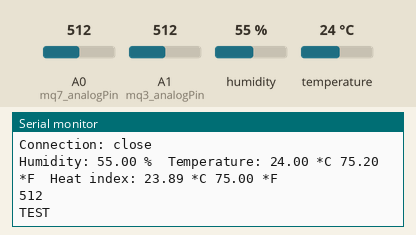
The sketch below on a simulated Arduino Uno, built with avr-gcc and run on an emulated ATmega328P. Parts: the last lines printed to the serial monitor. Wiring (inferred from the names in the program): DHT22 sensor: data pin 8. Inputs (shaded band) come from the test bench; at power-on: humidity 55 %, A0 (mq7_analogPin) = 512, temperature 24 °C, A1 (mq3_analogPin) = 512. WiFi joins after 1.5 s; servers stay silent unless stated; uploads are accepted with an empty reply.

Above: at 8.4 s.
8.5 s: humidity set to 22 %
At 12.1 s:
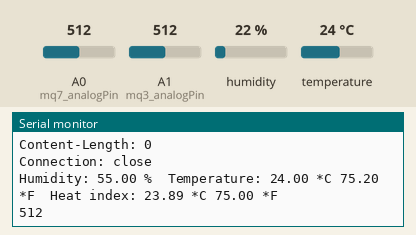
15.6 s: A0 (mq7_analogPin) set to 716
At 17.7 s:
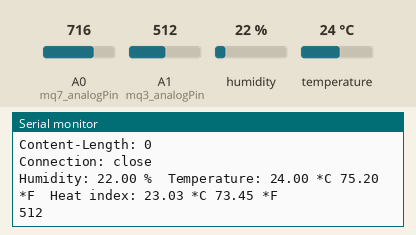
22.7 s: temperature set to 12 °C
At 23.2 s:
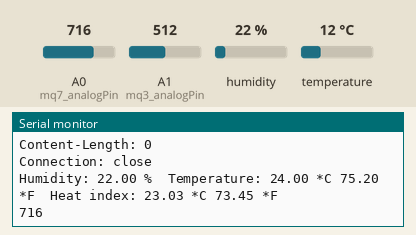
29.8 s: A0 (mq7_analogPin) set to 992
At 32.0 s:
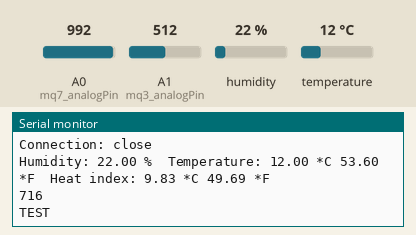
36.9 s: humidity set to 40 %
At 40.8 s:
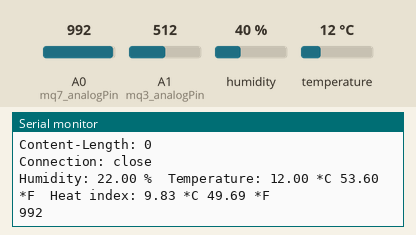
44.0 s: temperature set to 41 °C
At 46.3 s:
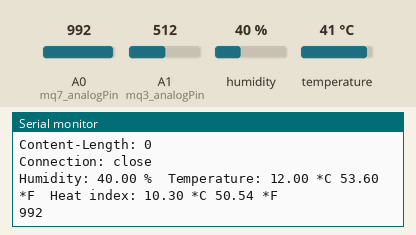
Timing chart, 0 to 47.8 s (numbered marks = the images above; inputs shaded):
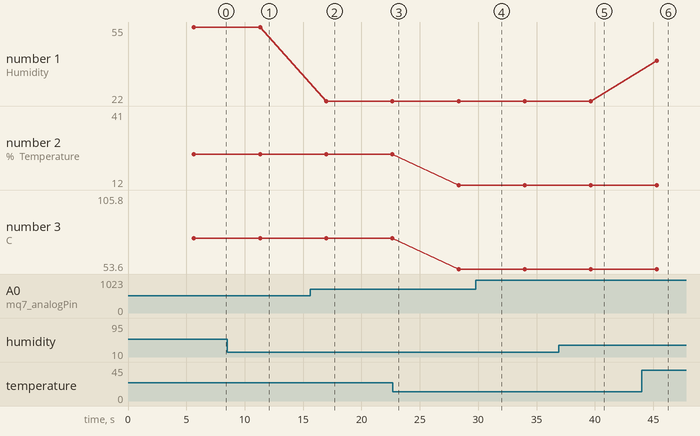

Measured:
- plotted number 2: 24 → 12 after the input at 22.7 s, 12 → 41 after the input at 44.0 s
- plotted number 3: 75.2 → 53.6 after the input at 22.7 s, 53.6 → 105.8 after the input at 44.0 s

The sketch:

main.ino
```cpp
#include "DHT.h"
#include <Ethernet.h>
#include <SPI.h>

#define DHTPIN 8
#define DHTTYPE DHT22

DHT dht(DHTPIN, DHTTYPE);

byte mac[] = { 0x90, 0xA2, 0xDA, 0x0F, 0x2A, 0x8D };
byte ip[] = { 10, 220, 216, 49};
byte gw[] = {10,220,216,1};
byte subnet[] = { 255, 255, 255, 0 };
byte server[] = { 138, 68, 150, 56  }; // Server IP

EthernetClient client;//(server, 80);

void setup() {
  Serial.begin(9600);

  Ethernet.begin(mac, ip, gw, gw, subnet);

  dht.begin();
}

void loop() {
  // put your main code here, to run repeatedly:

  delay(2000);
  int mq7_analogPin = A0;
  int mq7_value = analogRead(mq7_analogPin);

  int mq3_analogPin = A1;
  int mq3_value = analogRead(mq3_analogPin);
  float h = dht.readHumidity();
  float t = dht.readTemperature();
  float f = dht.readTemperature(true);

  if (isnan(h) || isnan(t) || isnan(f)) {
    Serial.println("Failed to read from DHT sensor!");
    return;
  }
  else {
    senddata(h, t, mq7_analogPin);
  }


    // Compute heat index in Fahrenheit (the default)
  float hif = dht.computeHeatIndex(f, h);
  // Compute heat index in Celsius (isFahreheit = false)
  float hic = dht.computeHeatIndex(t, h, false);

  Serial.print("Humidity: ");
  Serial.print(h);
  Serial.print(" %\t");
  Serial.print("Temperature: ");
  Serial.print(t);
  Serial.print(" *C ");
  Serial.print(f);
  Serial.print(" *F\t");
  Serial.print("Heat index: ");
  Serial.print(hic);
  Serial.print(" *C ");
  Serial.print(hif);
  Serial.println(" *F");

  Serial.print(mq7_value);

}

void senddata(float h, float t, int mq7_value)
{
  Serial.println();
  Serial.println("TEST");
  delay(3000);

  if (client.connect(server, 80)) {
  Serial.println("Connected");
  client.print("GET /Verkefni6/public/index.php?data=");
  client.print(h);
  client.print("&data2=");
  client.print(t);
  client.print("&data3=");
  client.print(mq7_value );
  client.println(" HTTP/1.1");
  client.println("Host: 10.220.216.49");
  client.println("Connection: close");
  client.println();
  Serial.println();
  while(client.connected()) {
    while(client.available()) {
      Serial.write(client.read());
      }
    }
  }

else
{
Serial.println("Connection unsuccesful");
}
//}
 //stop client
 client.stop();
 while(client.status() != 0)
{
  delay(5);
}

}
```
